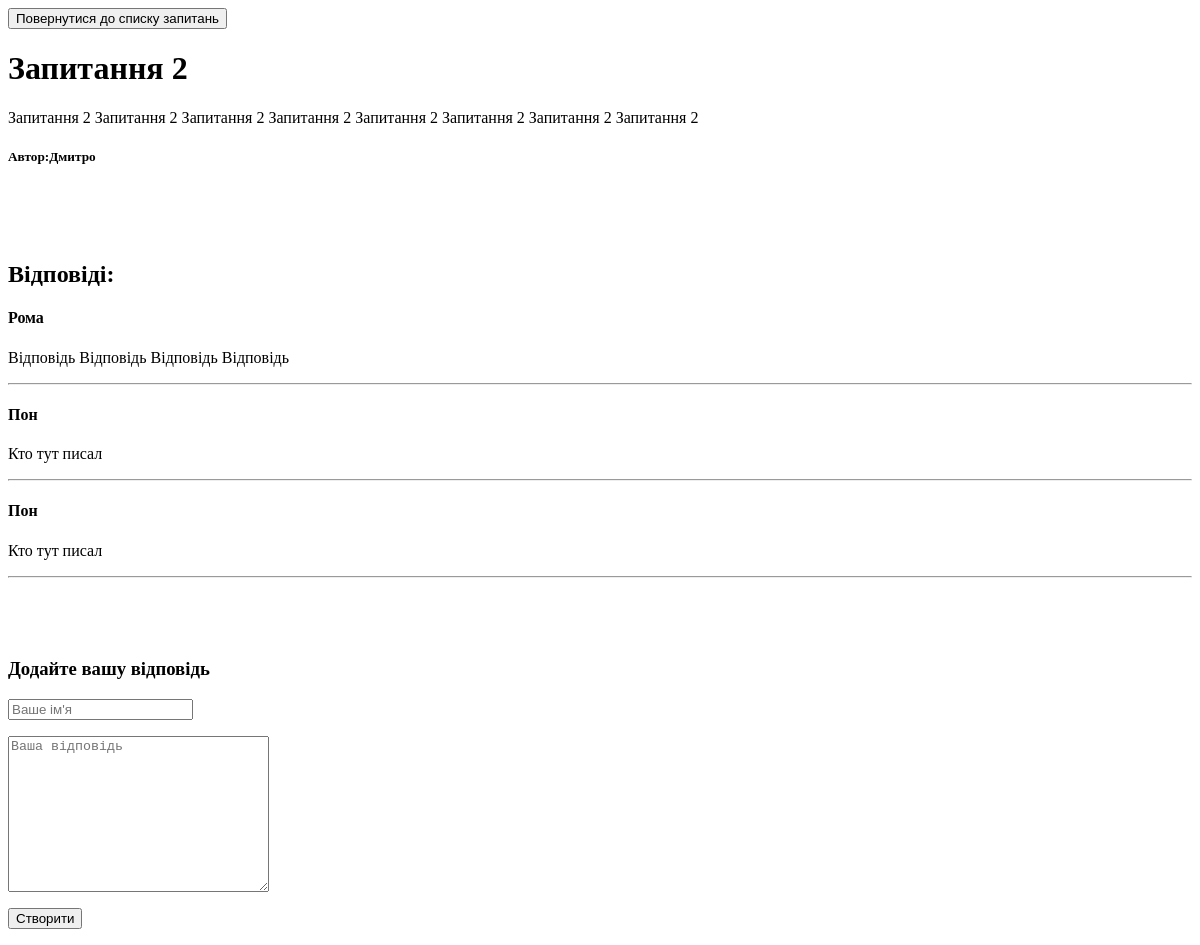
/question/2, run on an earlier commit of the app's database.
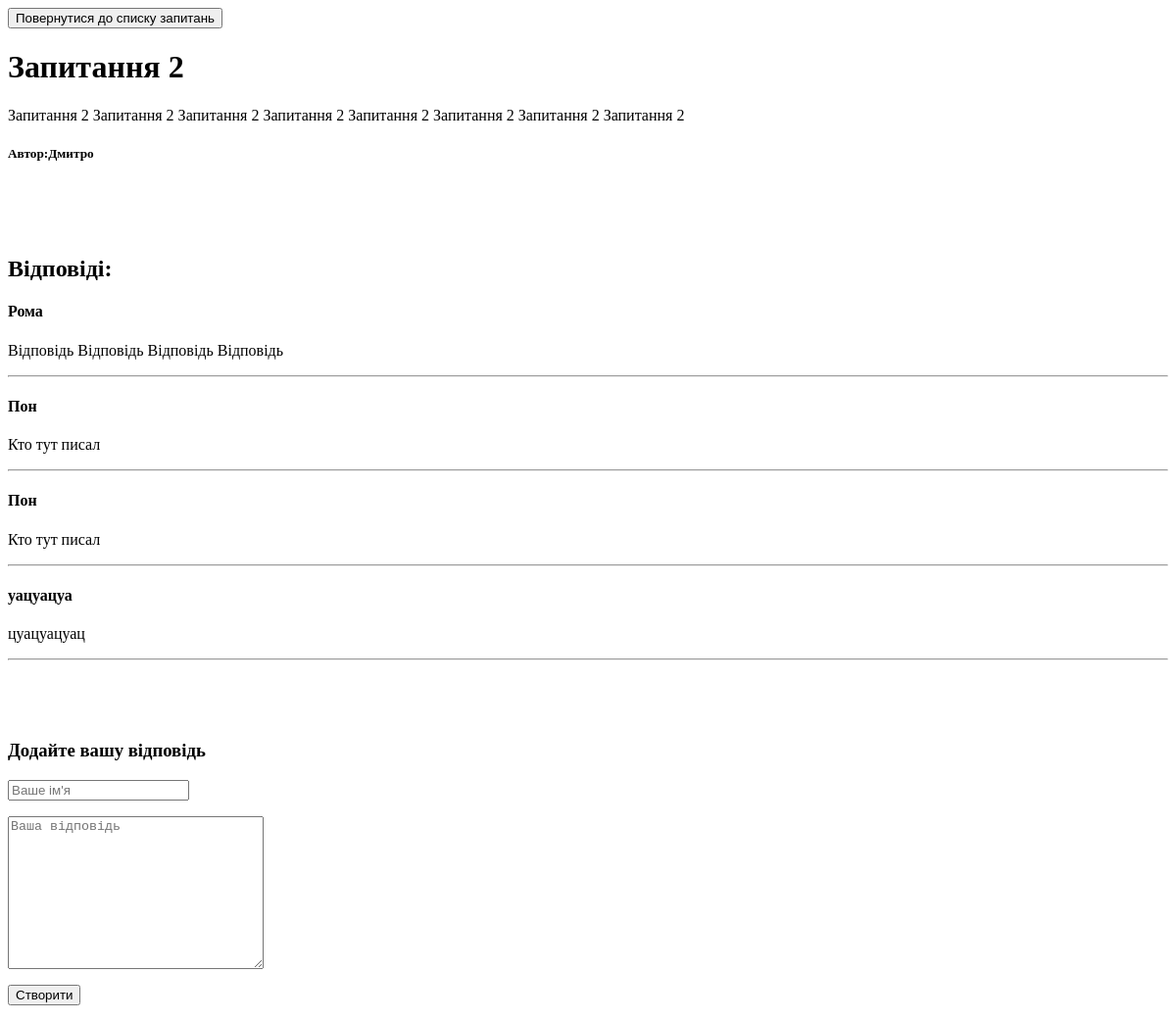
And on a later commit of the database.
### forum/models.py (models this page shows)
class Answer(models.Model):
    author = models.CharField(max_length=255)
    text = models.TextField()
    question = models.ForeignKey("Question",on_delete=models.CASCADE) # Вот оно

### forum/views.py (the view)
# urls.py: path("question/<question_pk>",show_question,name='question'),
def show_question(request, question_pk):
    context = {
        "question":get_object_or_404(Question,pk=question_pk),
        "list_answers": Answer.objects.filter(question_id=question_pk)
    }
    if request.method == "POST":
        author = request.POST.get("author")
        text = request.POST.get("text")
        Answer.objects.create(author=author,text=text,question_id=question_pk)
        return redirect('created_answer')
    return render(request,'question.html',context=context)

### forum/templates/question.html (shortened to what this page needs)
<html lang="en">
<head>
</head>
<body>
    <form action="{% url 'questions' %}">
        <button>Повернутися до списку запитань</button>
    </form>
    <h1>{{ question.topic_question }}</h1>
    <p>{{ question.text }}</p>
    <h5>Автор:{{ question.author }}</h5>
    <br><br><br>
    <h2>Вiдповiдi:</h2>
    {% for answer in list_answers %}
        <h4> {{ answer.author }} </h4>
        <p> {{ answer.text }} </p>
        <hr>
    {% endfor %}
    <br><br><br>
    <form method="post">
        <h3>Додайте вашу вiдповiдь</h3>
        <p><input type="text" name="author" required placeholder="Ваше ім'я"></p>
        <p><textarea name="text" cols="30" rows="10" placeholder="Ваша вiдповiдь" required></textarea></p>
        <button>Створити</button>
    </form>
</body>
</html>

What changed in the data, as far as the page shows it:
added Answer: author "уацуацуа", text "цуацуацуац"
